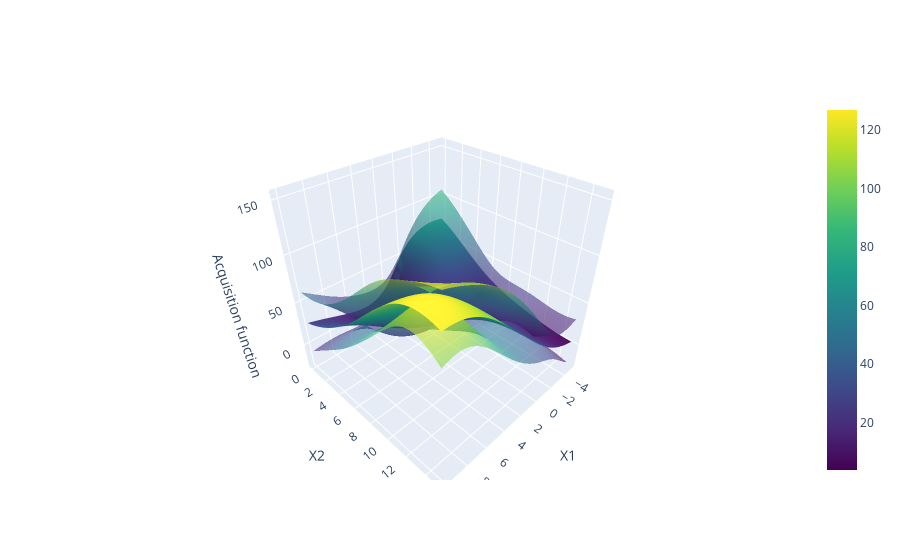

Here is the notebook cell this chart was saved with:
### Code cell
def plot_3d_surface_variance(x1, x2, y_values, y_std):
    y_values_reshaped = y_values.reshape(x1.shape)
    y_std_reshaped = y_std.reshape(x1.shape)

    fig = go.Figure(data=[go.Surface(x=x1, y=x2, z=y_values_reshaped, colorscale='Viridis', name='ypred')])

    fig.add_trace(go.Surface(x=x1, y=x2, z=y_values_reshaped + y_std_reshaped, colorscale='Viridis',showscale=False, opacity=0.6, name='ypred + y_std'))
    fig.add_trace(go.Surface(x=x1, y=x2, z=y_values_reshaped - y_std_reshaped, colorscale='Viridis',showscale=False, opacity=0.6, name='ypred - y_std'))

    # Set layout
    fig.update_layout(scene=dict(
                        xaxis_title='X1',
                        yaxis_title='X2',
                        zaxis_title='Acquisition function'))
    
    # Show plot
    fig.show()
    
plot_3d_surface_variance(pippo.x1, pippo.x2, y_pred,y_std)

### Figure 1 — Plotly figure (JSON) as saved in the notebook; plotly's stock layout.template omitted (floating-point values rounded to 4 significant figures; data arrays with more than 128 entries replaced by an {"elided": "..."} marker saying what was removed)
{"data": [{"colorscale": [[0, "#440154"], [0.1111, "#482878"], [0.2222, "#3e4989"], [0.3333, "#31688e"], [0.4444, "#26828e"], [0.5556, "#1f9e89"], [0.6667, "#35b779"], [0.7778, "#6ece58"], [0.8889, "#b5de2b"], [1, "#fde725"]], "name": "ypred", "type": "surface", "x": {"elided": "50x50 float values"}, "y": {"elided": "50x50 float values"}, "z": {"elided": "50x50 float values"}}, {"colorscale": [[0, "#440154"], [0.1111, "#482878"], [0.2222, "#3e4989"], [0.3333, "#31688e"], [0.4444, "#26828e"], [0.5556, "#1f9e89"], [0.6667, "#35b779"], [0.7778, "#6ece58"], [0.8889, "#b5de2b"], [1, "#fde725"]], "name": "ypred + y_std", "opacity": 0.6, "showscale": false, "type": "surface", "x": {"elided": "50x50 float values"}, "y": {"elided": "50x50 float values"}, "z": {"elided": "50x50 float values"}}, {"colorscale": [[0, "#440154"], [0.1111, "#482878"], [0.2222, "#3e4989"], [0.3333, "#31688e"], [0.4444, "#26828e"], [0.5556, "#1f9e89"], [0.6667, "#35b779"], [0.7778, "#6ece58"], [0.8889, "#b5de2b"], [1, "#fde725"]], "name": "ypred - y_std", "opacity": 0.6, "showscale": false, "type": "surface", "x": {"elided": "50x50 float values"}, "y": {"elided": "50x50 float values"}, "z": {"elided": "50x50 float values"}}], "layout": {"scene": {"xaxis": {"title": {"text": "X1"}}, "yaxis": {"title": {"text": "X2"}}, "zaxis": {"title": {"text": "Acquisition function"}}}}}
